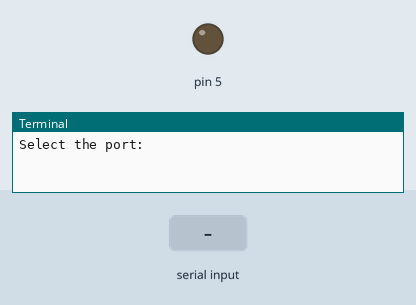
Bench run of a program on a simulated Raspberry Pi (header pin numbers). Parts: output pins drawn as LEDs (lit = HIGH), the last lines printed to the terminal. The test bench sets the inputs (shaded band).

Above: at 1.2 s.
1.3 s: "5" typed at the terminal, then Enter
At 1.8 s:
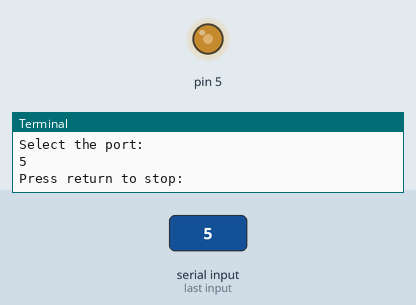
Timing chart, 0 to 4.3 s (numbered marks = the images above; inputs shaded):
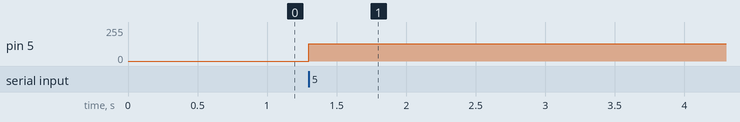

The program:

RPIGPIO_servo_control.py
```python
#!/usr/bin/python

import RPi.GPIO as GPIO

port_str = input('Select the port: ')
port = int(port_str)

GPIO.setmode(GPIO.BOARD) # pin GPIO
GPIO.setup(port, GPIO.OUT) # salida

p = GPIO.PWM(port, 1300) # channel=12 frequency=800->derecha frecuencia=1300->parado frecuencia=2200->izquierda
p.start(50) # duty cycle debe ser 50%

r = input('Press return to stop: ')   # use raw_input for Python 2

p.stop()
GPIO.cleanup()
```

Measured:
- after the input at 1.3 s, pin 5: 0/255 → 128/255 at once
